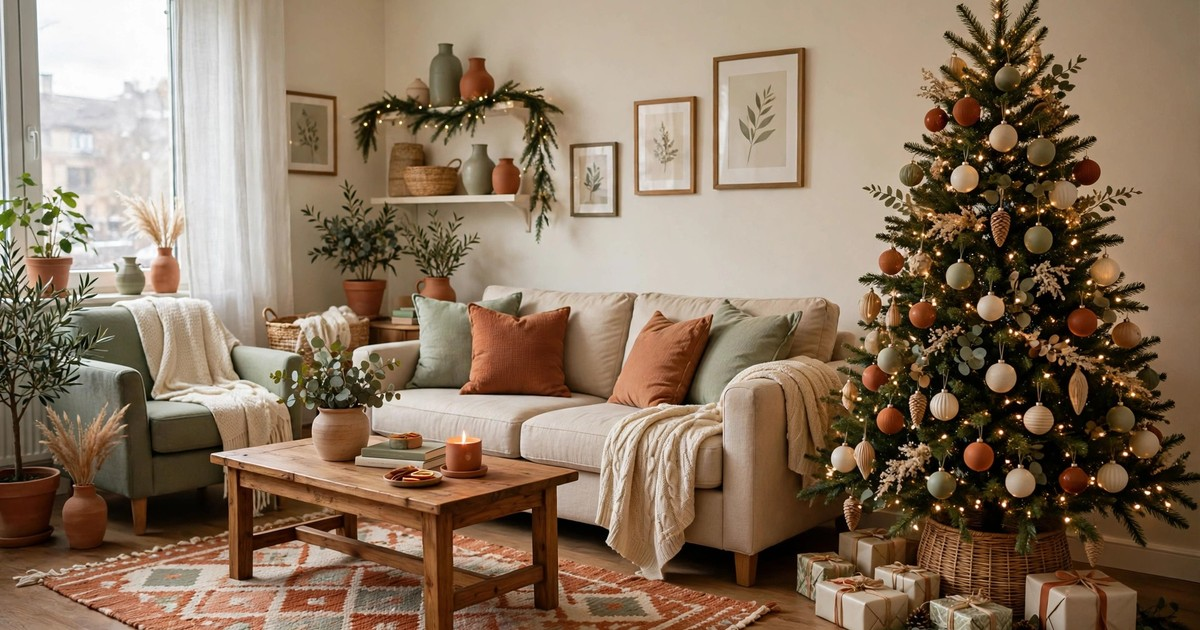
#> input picture assets/child-proof-christmas-decor-rental-guide/hero.jpg, 1200 x 630 px, found by its file name
$ python build-style-variants.py
#> lines starting #> are read from the running program, lines starting #| are printed output that depends on the picture
#!/usr/bin/env python3
"""Three alternate Decorly pin styles, all in brand colors."""
from PIL import Image, ImageDraw, ImageFont

W, H = 1000, 1500
BURG_DEEP = (103, 34, 47)
BURG = (142, 47, 63)
CREAM = (250, 243, 230)
GOLD = (217, 164, 65)

SERIF_B = "/usr/share/fonts/truetype/noto/NotoSerif-SemiBold.ttf"
SERIF_R = "/usr/share/fonts/truetype/noto/NotoSerif-Regular.ttf"

def cover_fit(path, w, h):
#> called with w = 1000, h = 1500
    img = Image.open(path).convert("RGB")
#> img is the input picture: PIL image 1200x630 RGB; mean R, G, B 137.7, 116.5, 95.6
    r = max(w / img.width, h / img.height)
#> r = 2.38
    img = img.resize((int(img.width * r) + 1, int(img.height * r) + 1), Image.LANCZOS)
#> img: PIL image 2858x1501 RGB
    x = (img.width - w) // 2; y = (img.height - h) // 2
#> after `x = (img.width - w) // 2`: x = 929
#> after `y = (img.height - h) // 2`: y = 0
    return img.crop((x, y, x + w, y + h))
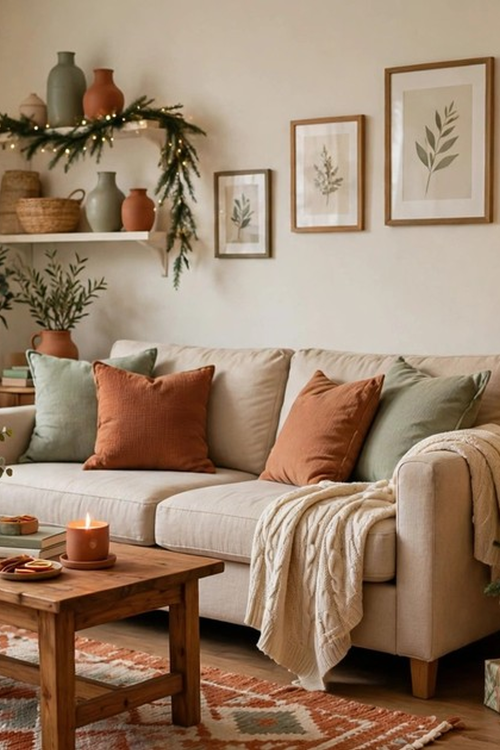
#> returned value: PIL image 1000x1500 RGB (shown at 1/2 size); mean R, G, B 153.3, 128.7, 106.4

def wrap(d, text, font, max_w):
    words, lines, cur = text.split(), [], ""
    for w_ in words:
        t = (cur + " " + w_).strip()
        if d.textlength(t, font=font) <= max_w:
            cur = t
        else:
            lines.append(cur); cur = w_
    lines.append(cur)
    return lines

def rounded(img, radius):
    mask = Image.new("L", img.size, 0)
    md = ImageDraw.Draw(mask)
    md.rounded_rectangle([0, 0, img.size[0], img.size[1]], radius, fill=255)
    out = Image.new("RGB", img.size, (0, 0, 0))
    out.paste(img, (0, 0), mask)
    return out

# ---- Style 1: full-bleed cover, title over a solid burgundy scrim ----
def style_cover(img_path, title, out):
    img = cover_fit(img_path, W, H).convert("RGBA")
#> img: PIL image 1000x1500 RGBA
    d = ImageDraw.Draw(img)
    font = ImageFont.truetype(SERIF_B, 72)
    lines = wrap(d, title, font, W - 140)
#> lines = ['How to Decorate Your', 'Rental for Halloween', 'on a $50 Budget']
    lh = 88
    ty = H - 160 - len(lines) * lh
#> ty = 1076
    # solid burgundy scrim behind title + pill so text never fights the photo
    scrim = Image.new("RGBA", (W, H), (0, 0, 0, 0))
#> scrim: PIL image 1000x1500 RGBA; every value is 0
    sd = ImageDraw.Draw(scrim)
    sd.rectangle([0, ty - 70, W, H], fill=(103, 34, 47, 205))
    img = Image.alpha_composite(img, scrim).convert("RGB")
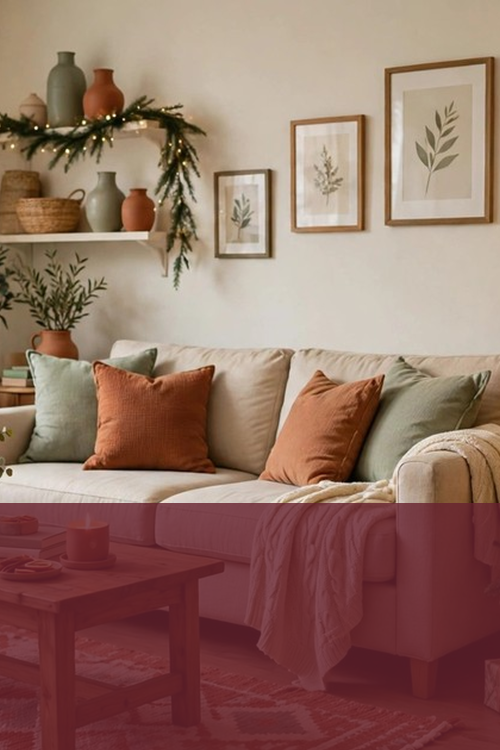
#> img: PIL image 1000x1500 RGB (shown at 1/2 size); mean R, G, B 147.1, 113.3, 100.7

    d = ImageDraw.Draw(img)
    for ln in lines:
        d.text((70, ty), ln, font=font, fill=CREAM)
        ty += lh
#> this loop made 3 passes
#> (ln, ty) on passes 1 to 3: ('How to Decorate Your', 1164), ('Rental for Halloween', 1252), ('on a $50 Budget', 1340)
#> after the loop, ty = 1340
    # website pill below title: cream badge, burgundy bold text
    f_brand = ImageFont.truetype(SERIF_B, 40)
    brand = "decorly.homes"
    bw = d.textlength(brand, font=f_brand)
#> bw = 289
    px, py, pad = (W - bw) / 2, ty + 28, 30
#> px = 355.5; py = 1368; pad = 30
    d.rounded_rectangle([px - pad, py - 14, px + bw + pad, py + 58],
                        34, fill=CREAM)
    d.text((px, py), brand, font=f_brand, fill=BURG_DEEP)
    img.save(out, quality=92); print("saved", out)
#| saved social/samples/style1-cover-halloween.jpg

# ---- Style 2: cream editorial, framed photo, burgundy type ----
def style_editorial(img_path, title, out):
    canvas = Image.new("RGB", (W, H), CREAM)
    photo = rounded(cover_fit(img_path, 880, 880), 36)
#> in rounded, `mask = Image.new("L", img.size, 0)`: mask: PIL image 880x880 L; every value is 0
#> in rounded, `out = Image.new("RGB", img.size, (0, 0, 0))`: out: PIL image 880x880 RGB; every value is 0
    canvas.paste(photo, (60, 60))
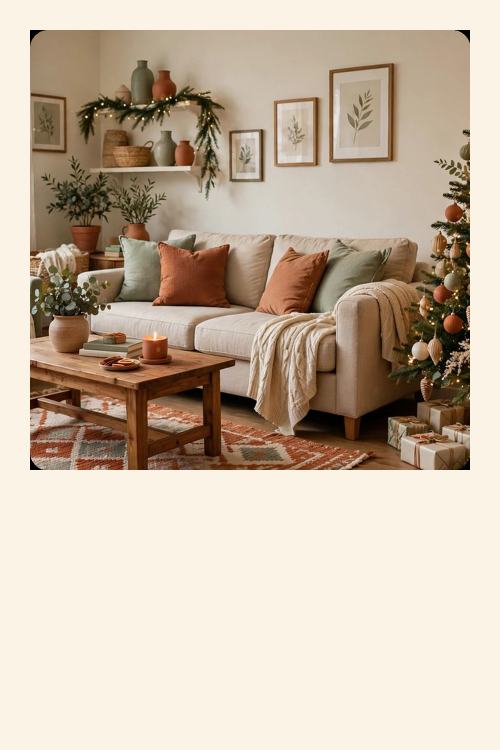
#> canvas: PIL image 1000x1500 RGB (shown at 1/2 size); mean R, G, B 197, 181.1, 162.8
    d = ImageDraw.Draw(canvas)
    font = ImageFont.truetype(SERIF_B, 58)
    lines = wrap(d, title, font, W - 160)
#> lines = ['How to Decorate Your Rental', 'for Halloween on a $50', 'Budget']
    lh = 74
    ty = 1020
    for ln in lines:
        tw = d.textlength(ln, font=font)
        d.text(((W - tw) / 2, ty), ln, font=font, fill=BURG_DEEP)
        ty += lh
#> this loop made 3 passes
#> (ln, tw, ty) on passes 1 to 3: ('How to Decorate Your Rental', 832.4, 1094), ('for Halloween on a $50', 674.5, 1168), ('Budget', 208.6, 1242)
#> after the loop, ty = 1242
    # gold rule
    ry = ty + 30
#> ry = 1272
    d.line([(W/2 - 60, ry), (W/2 + 60, ry)], fill=GOLD, width=4)
    f_brand = ImageFont.truetype(SERIF_R, 32)
    brand = "decorly.homes"
    bw = d.textlength(brand, font=f_brand)
#> bw = 219.8
    d.text(((W - bw) / 2, ry + 26), brand, font=f_brand, fill=BURG)
    canvas.save(out, quality=92); print("saved", out)
#| saved social/samples/style2-editorial-halloween.jpg

# ---- Style 3: burgundy top band, photo below, gold footer ----
def style_topband(img_path, title, out):
    BAND = 560
    canvas = Image.new("RGB", (W, H), BURG_DEEP)
    d = ImageDraw.Draw(canvas)
    for i in range(BAND):
        t = i / BAND
        d.line([(0, i), (W, i)],
               fill=tuple(int(BURG[c] + (BURG_DEEP[c] - BURG[c]) * t) for c in range(3)))
    d = ImageDraw.Draw(canvas)
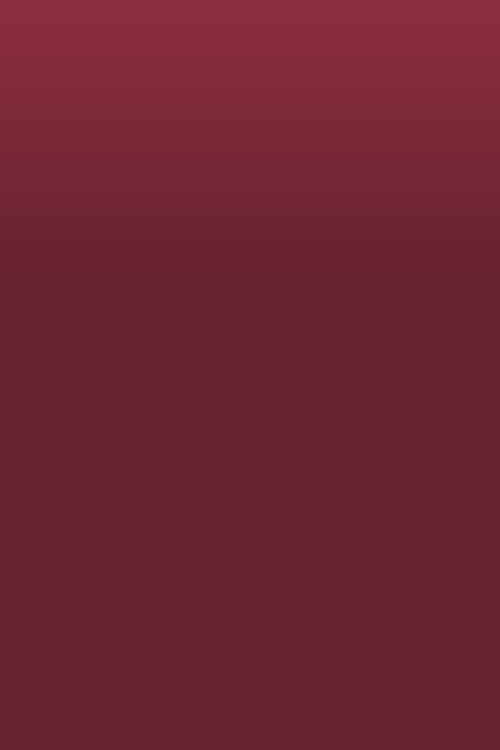
#> canvas: PIL image 1000x1500 RGB (shown at 1/2 size); mean R, G, B 110.1, 36.2, 49.8
    font = ImageFont.truetype(SERIF_B, 60)
    lines = wrap(d, title, font, W - 140)
#> lines = ['How to Decorate Your', 'Rental for Halloween on a', '$50 Budget']
    lh = 76
    ty = (BAND - len(lines) * lh) // 2
#> ty = 166
    for ln in lines:
        tw = d.textlength(ln, font=font)
        d.text(((W - tw) / 2, ty), ln, font=font, fill=CREAM)
        ty += lh
#> this loop made 3 passes
#> (ln, tw, ty) on passes 1 to 3: ('How to Decorate Your', 651.2, 242), ('Rental for Halloween on a', 774.1, 318), ('$50 Budget', 349.4, 394)
#> after the loop, ty = 394
    photo = cover_fit(img_path, W, H - BAND - 90)
#> call 3 of cover_fit, with w = 1000, h = 850
#> in cover_fit (call 3), `return img.crop((x, y, x + w, y + h))`:
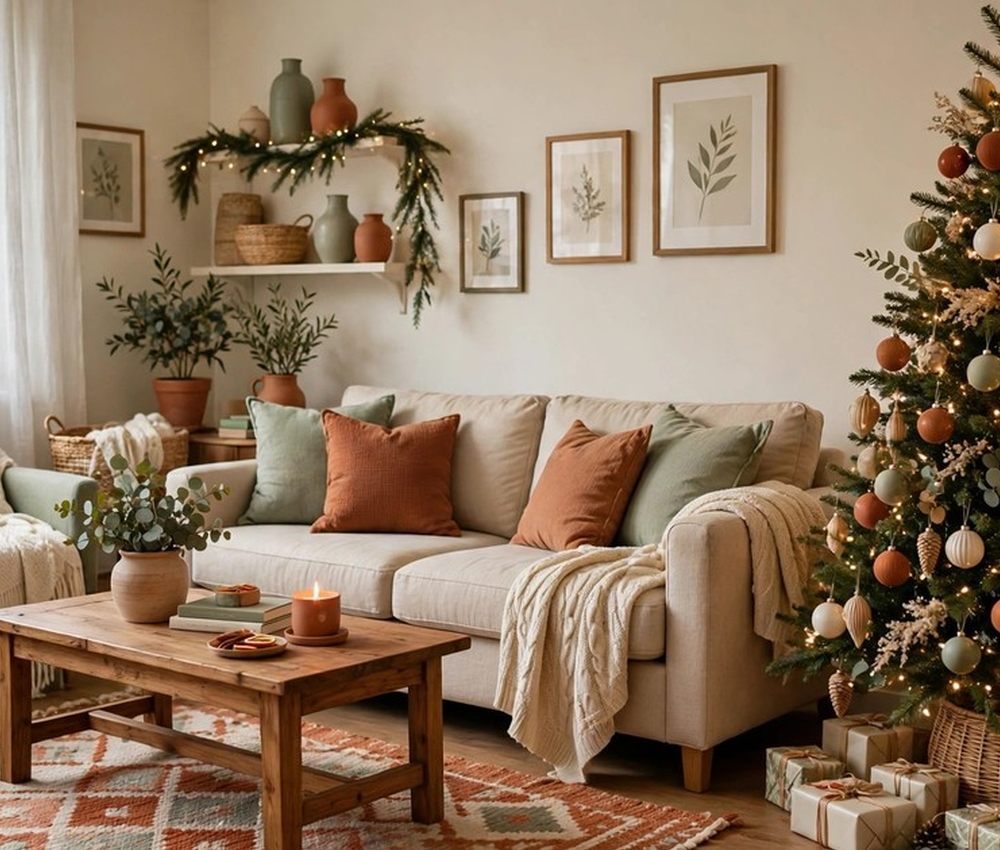
#> returned value: PIL image 1000x850 RGB; mean R, G, B 145.5, 121.9, 98.9
    canvas.paste(photo, (0, BAND))
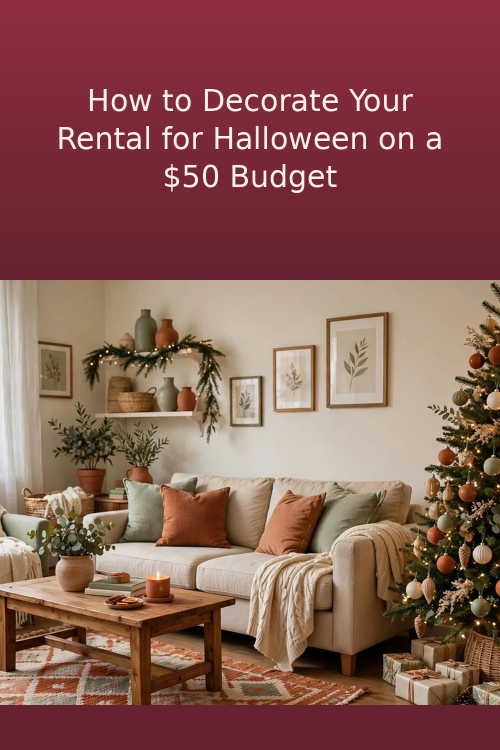
#> canvas: PIL image 1000x1500 RGB (shown at 1/2 size); mean R, G, B 136.1, 89, 81.8
    d = ImageDraw.Draw(canvas)
    d.rectangle([0, H - 90, W, H], fill=GOLD)
    f_brand = ImageFont.truetype(SERIF_B, 34)
    brand = "decorly.homes"
    bw = d.textlength(brand, font=f_brand)
#> bw = 245.6
    d.text(((W - bw) / 2, H - 90 + (90 - 34) // 2 - 4), brand, font=f_brand, fill=BURG_DEEP)
    canvas.save(out, quality=92); print("saved", out)
#> after `canvas.save(out, quality=92)`:
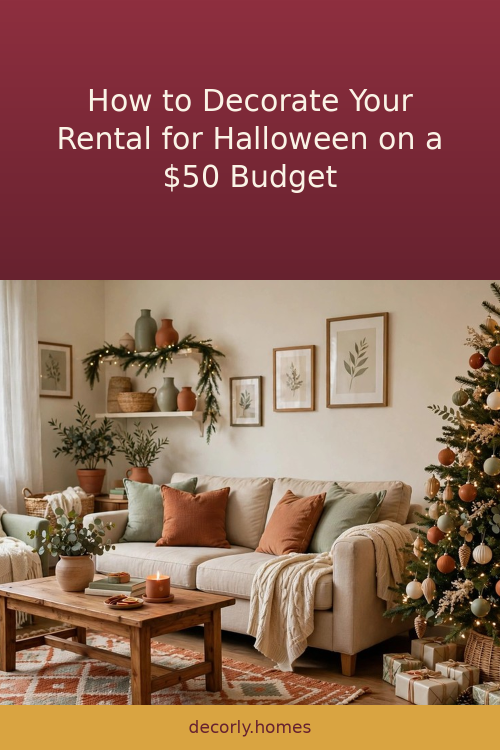
#> saved as style3-topband-halloween.jpg: PIL image 1000x1500 RGB (shown at 1/2 size); mean R, G, B 142.8, 96.7, 82.9
#| saved social/samples/style3-topband-halloween.jpg

JOBS = [
    ("assets/halloween-rental-decor-guide/hero.jpg",
     "How to Decorate Your Rental for Halloween on a $50 Budget"),
    ("assets/afrohemian-decor-finds-under-25/hero.jpg",
     "9 Afrohemian Decor Finds Under $25"),
    ("assets/bedroom-plant-styling-ideas/hero.jpg",
     "12 Bedroom Plant Styling Ideas That Turn Any Room Into a Green Retreat"),
]
NAMES = ["halloween", "afrohemian", "bedroom-plants"]

if __name__ == "__main__":
    import os
    os.makedirs("social/samples", exist_ok=True)
    for (img_p, title), name in zip(JOBS, NAMES):
        style_cover(img_p, title, f"social/samples/style1-cover-{name}.jpg")
        style_editorial(img_p, title, f"social/samples/style2-editorial-{name}.jpg")
        style_topband(img_p, title, f"social/samples/style3-topband-{name}.jpg")
